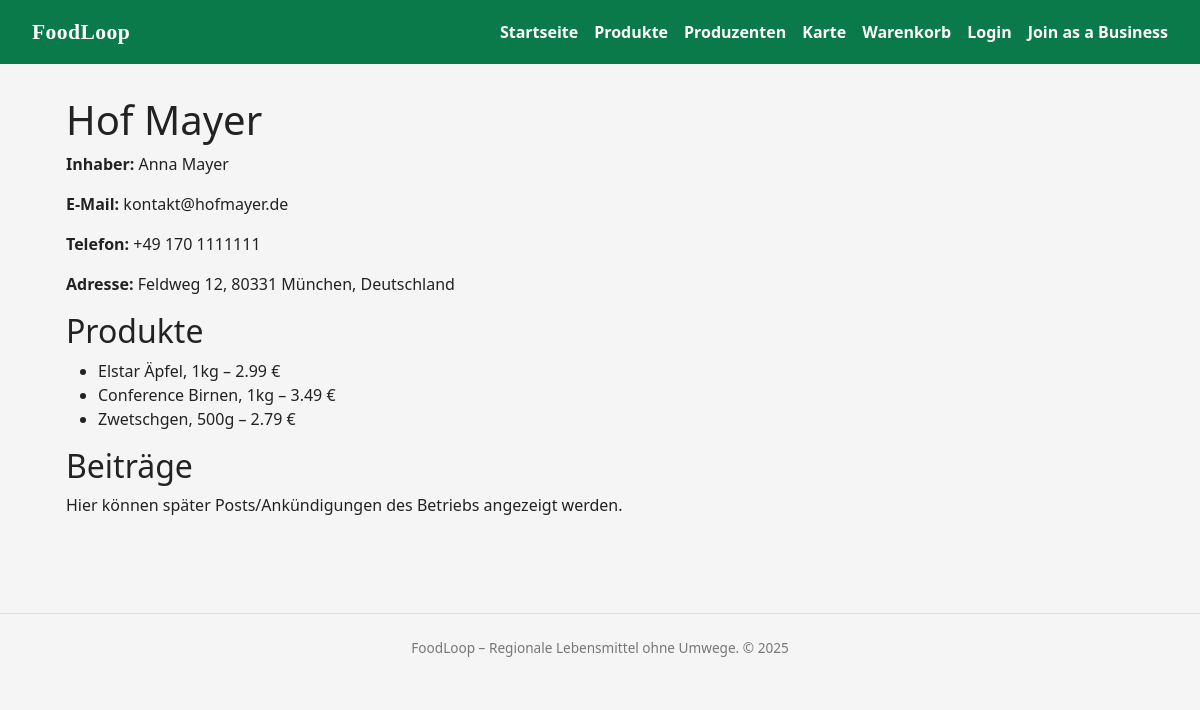
/producer/1, run on an earlier commit of the app's database.
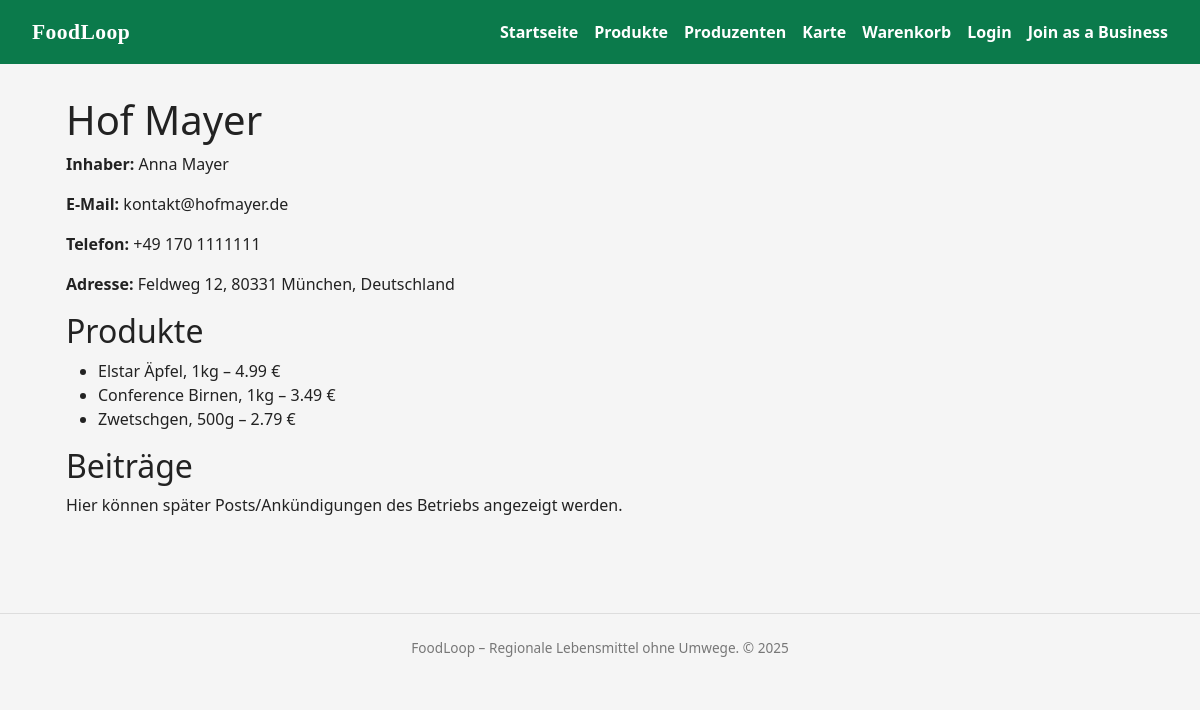
And on a later commit of the database.
### models.py (models this page shows)
class Product(db.Model):
    __tablename__ = "product"
    product_id = db.Column(db.Integer, primary_key=True)
    producer_id = db.Column(
        db.Integer,
        db.ForeignKey("producer_profile.producer_id"),
        nullable=False,
    )
    category_id = db.Column(
        db.Integer, db.ForeignKey("category.category_id"), nullable=False
    )
    name = db.Column(db.String(255), nullable=False)
    description = db.Column(db.Text)
    price = db.Column(db.Numeric(10, 2), nullable=False)
    is_active = db.Column(db.Boolean, default=True, nullable=False)
    created_at = db.Column(db.DateTime, default=datetime.utcnow, nullable=False)
    producer = db.relationship("ProducerProfile", back_populates="products")
    category = db.relationship("Category", back_populates="products")
    cart_items = db.relationship("CartItem", back_populates="product", lazy="dynamic")
    order_items = db.relationship(
        "OrderItem", back_populates="product", lazy="dynamic"
    )

### app.py (the view)
@app.route("/producer/<int:producer_id>")
def producer_detail(producer_id):
    producer = ProducerProfile.query.get_or_404(producer_id)
    return render_template("producer_details.html", producer=producer)

### templates/producer_details.html (shortened to what this page needs)
{% extends "base.html" %}
{% block content %}
<section>
  <h1>{{ producer.display_name }}</h1>
  <p><strong>Inhaber:</strong> {{ producer.user.first_name }} {{ producer.user.last_name }}</p>
  <p><strong>E-Mail:</strong> {{ producer.contact_email }}</p>
  {% if producer.contact_phone %}
    <p><strong>Telefon:</strong> {{ producer.contact_phone }}</p>
  {% endif %}
  {% if producer.address %}
    <p><strong>Adresse:</strong>
      {{ producer.address.street }}, {{ producer.address.zip }} {{ producer.address.city }},
      {{ producer.address.country }}
    </p>
  {% endif %}
  <h2>Produkte</h2>
  <ul>
    {% for product in producer.products %}
      <li>{{ product.name }} – {{ "%.2f"|format(product.price) }} €</li>
    {% endfor %}
  </ul>
  <h2>Beiträge</h2>
  <p>Hier können später Posts/Ankündigungen des Betriebs angezeigt werden.</p>
</section>
{% endblock %}

What changed in the data, as far as the page shows it:
changed Product "Elstar Äpfel, 1kg": price "2.99" → "4.99"
